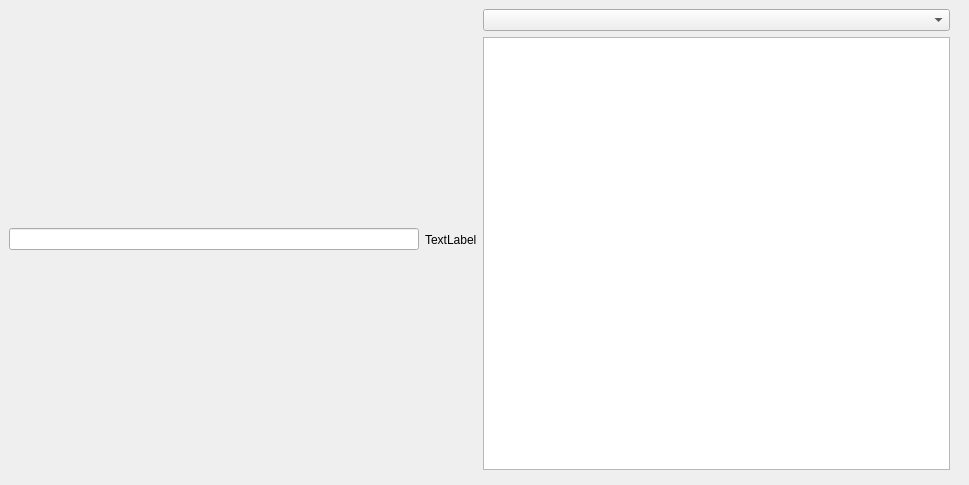
<?xml version="1.0" encoding="UTF-8"?>
<ui version="4.0">
 <class>EmployeeCard</class>
 <widget class="QWidget" name="EmployeeCard">
  <property name="geometry">
   <rect>
    <x>0</x>
    <y>0</y>
    <width>969</width>
    <height>485</height>
   </rect>
  </property>
  <property name="windowTitle">
   <string>Form</string>
  </property>
  <widget class="QWidget" name="horizontalLayoutWidget">
   <property name="geometry">
    <rect>
     <x>9</x>
     <y>9</y>
     <width>941</width>
     <height>461</height>
    </rect>
   </property>
   <layout class="QHBoxLayout" name="horizontalLayout">
    <item>
     <layout class="QVBoxLayout" name="verticalLayout">
      <item>
       <layout class="QHBoxLayout" name="horizontalLayout_11"/>
      </item>
      <item>
       <layout class="QHBoxLayout" name="horizontalLayout_10">
        <item>
         <widget class="QLineEdit" name="lineEdit"/>
        </item>
        <item>
         <widget class="QLabel" name="label">
          <property name="text">
           <string>TextLabel</string>
          </property>
         </widget>
        </item>
       </layout>
      </item>
      <item>
       <layout class="QHBoxLayout" name="horizontalLayout_9"/>
      </item>
      <item>
       <layout class="QHBoxLayout" name="horizontalLayout_8"/>
      </item>
      <item>
       <layout class="QHBoxLayout" name="horizontalLayout_7"/>
      </item>
      <item>
       <layout class="QHBoxLayout" name="horizontalLayout_6"/>
      </item>
      <item>
       <layout class="QHBoxLayout" name="horizontalLayout_5"/>
      </item>
      <item>
       <layout class="QHBoxLayout" name="horizontalLayout_4"/>
      </item>
      <item>
       <layout class="QHBoxLayout" name="horizontalLayout_2"/>
      </item>
      <item>
       <layout class="QHBoxLayout" name="horizontalLayout_3"/>
      </item>
     </layout>
    </item>
    <item>
     <layout class="QVBoxLayout" name="verticalLayout_2">
      <property name="sizeConstraint">
       <enum>QLayout::SetMaximumSize</enum>
      </property>
      <item>
       <widget class="QComboBox" name="changePillarComboBox"/>
      </item>
      <item>
       <widget class="QTableView" name="skillSetTableView"/>
      </item>
     </layout>
    </item>
   </layout>
  </widget>
 </widget>
 <resources/>
 <connections/>
</ui>
